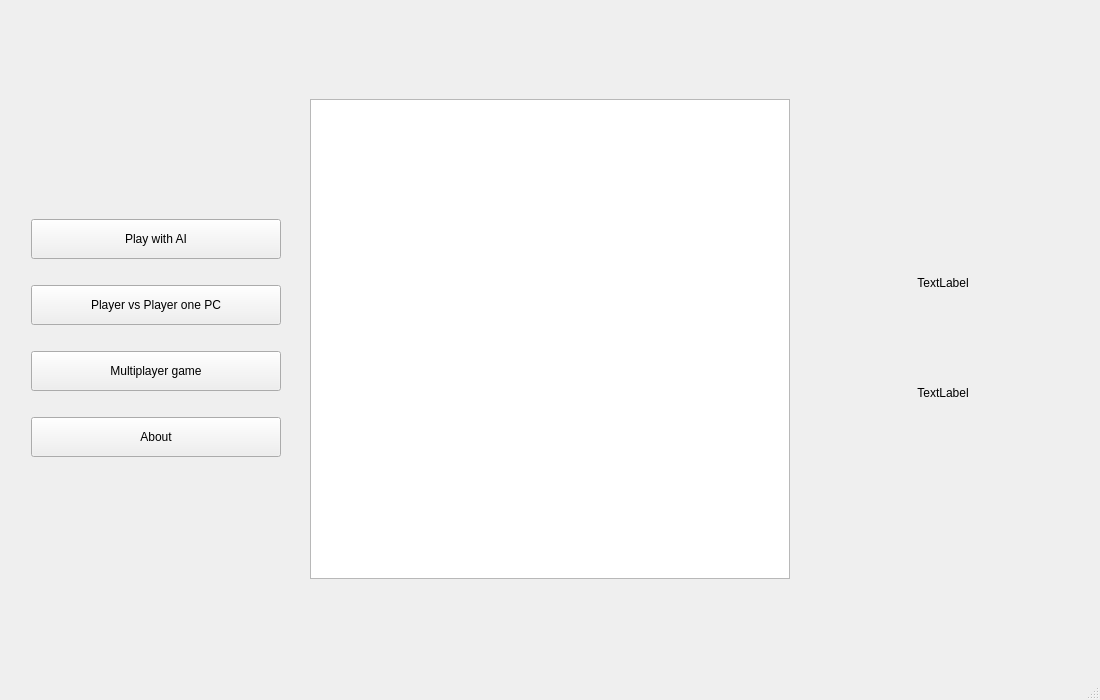
<?xml version="1.0" encoding="UTF-8"?>
<ui version="4.0">
 <class>MainWindow</class>
 <widget class="QMainWindow" name="MainWindow">
  <property name="geometry">
   <rect>
    <x>0</x>
    <y>0</y>
    <width>1100</width>
    <height>700</height>
   </rect>
  </property>
  <property name="minimumSize">
   <size>
    <width>1100</width>
    <height>700</height>
   </size>
  </property>
  <property name="maximumSize">
   <size>
    <width>1100</width>
    <height>700</height>
   </size>
  </property>
  <property name="windowTitle">
   <string>Chess</string>
  </property>
  <property name="windowIcon">
   <iconset resource="resources.qrc">
    <normaloff>:/resources/images/chess_ico.png</normaloff>:/resources/images/chess_ico.png</iconset>
  </property>
  <widget class="QWidget" name="centralwidget">
   <layout class="QGridLayout" name="gridLayout">
    <item row="1" column="1">
     <layout class="QVBoxLayout" name="verticalLayout">
      <item>
       <spacer name="verticalSpacer_2">
        <property name="orientation">
         <enum>Qt::Vertical</enum>
        </property>
        <property name="sizeType">
         <enum>QSizePolicy::Fixed</enum>
        </property>
        <property name="sizeHint" stdset="0">
         <size>
          <width>20</width>
          <height>100</height>
         </size>
        </property>
       </spacer>
      </item>
      <item>
       <widget class="QPushButton" name="playwithai">
        <property name="sizePolicy">
         <sizepolicy hsizetype="Fixed" vsizetype="Fixed">
          <horstretch>0</horstretch>
          <verstretch>0</verstretch>
         </sizepolicy>
        </property>
        <property name="minimumSize">
         <size>
          <width>250</width>
          <height>40</height>
         </size>
        </property>
        <property name="maximumSize">
         <size>
          <width>250</width>
          <height>40</height>
         </size>
        </property>
        <property name="styleSheet">
         <string notr="true"/>
        </property>
        <property name="text">
         <string>Play with AI</string>
        </property>
       </widget>
      </item>
      <item>
       <widget class="QPushButton" name="playervsplayer">
        <property name="sizePolicy">
         <sizepolicy hsizetype="Fixed" vsizetype="Fixed">
          <horstretch>0</horstretch>
          <verstretch>0</verstretch>
         </sizepolicy>
        </property>
        <property name="minimumSize">
         <size>
          <width>250</width>
          <height>40</height>
         </size>
        </property>
        <property name="maximumSize">
         <size>
          <width>250</width>
          <height>40</height>
         </size>
        </property>
        <property name="styleSheet">
         <string notr="true"/>
        </property>
        <property name="text">
         <string>Player vs Player one PC</string>
        </property>
       </widget>
      </item>
      <item>
       <widget class="QPushButton" name="multiplayergame">
        <property name="sizePolicy">
         <sizepolicy hsizetype="Fixed" vsizetype="Fixed">
          <horstretch>0</horstretch>
          <verstretch>0</verstretch>
         </sizepolicy>
        </property>
        <property name="minimumSize">
         <size>
          <width>250</width>
          <height>40</height>
         </size>
        </property>
        <property name="maximumSize">
         <size>
          <width>250</width>
          <height>40</height>
         </size>
        </property>
        <property name="text">
         <string>Multiplayer game</string>
        </property>
       </widget>
      </item>
      <item>
       <widget class="QPushButton" name="about">
        <property name="sizePolicy">
         <sizepolicy hsizetype="Fixed" vsizetype="Fixed">
          <horstretch>0</horstretch>
          <verstretch>0</verstretch>
         </sizepolicy>
        </property>
        <property name="minimumSize">
         <size>
          <width>250</width>
          <height>40</height>
         </size>
        </property>
        <property name="maximumSize">
         <size>
          <width>250</width>
          <height>40</height>
         </size>
        </property>
        <property name="text">
         <string>About</string>
        </property>
       </widget>
      </item>
      <item>
       <spacer name="verticalSpacer">
        <property name="orientation">
         <enum>Qt::Vertical</enum>
        </property>
        <property name="sizeType">
         <enum>QSizePolicy::Fixed</enum>
        </property>
        <property name="sizeHint" stdset="0">
         <size>
          <width>20</width>
          <height>100</height>
         </size>
        </property>
       </spacer>
      </item>
     </layout>
    </item>
    <item row="2" column="5">
     <spacer name="verticalSpacer_3">
      <property name="orientation">
       <enum>Qt::Vertical</enum>
      </property>
      <property name="sizeHint" stdset="0">
       <size>
        <width>20</width>
        <height>40</height>
       </size>
      </property>
     </spacer>
    </item>
    <item row="1" column="6">
     <spacer name="horizontalSpacer_3">
      <property name="orientation">
       <enum>Qt::Horizontal</enum>
      </property>
      <property name="sizeHint" stdset="0">
       <size>
        <width>40</width>
        <height>20</height>
       </size>
      </property>
     </spacer>
    </item>
    <item row="1" column="4">
     <spacer name="horizontalSpacer_4">
      <property name="orientation">
       <enum>Qt::Horizontal</enum>
      </property>
      <property name="sizeHint" stdset="0">
       <size>
        <width>40</width>
        <height>20</height>
       </size>
      </property>
     </spacer>
    </item>
    <item row="1" column="3">
     <widget class="QGraphicsView" name="graphicsView">
      <property name="sizePolicy">
       <sizepolicy hsizetype="Fixed" vsizetype="Fixed">
        <horstretch>0</horstretch>
        <verstretch>0</verstretch>
       </sizepolicy>
      </property>
      <property name="minimumSize">
       <size>
        <width>480</width>
        <height>480</height>
       </size>
      </property>
      <property name="maximumSize">
       <size>
        <width>480</width>
        <height>480</height>
       </size>
      </property>
     </widget>
    </item>
    <item row="1" column="0">
     <spacer name="horizontalSpacer_2">
      <property name="orientation">
       <enum>Qt::Horizontal</enum>
      </property>
      <property name="sizeHint" stdset="0">
       <size>
        <width>40</width>
        <height>20</height>
       </size>
      </property>
     </spacer>
    </item>
    <item row="1" column="5">
     <layout class="QVBoxLayout" name="verticalLayout_3">
      <item>
       <spacer name="verticalSpacer_5">
        <property name="orientation">
         <enum>Qt::Vertical</enum>
        </property>
        <property name="sizeType">
         <enum>QSizePolicy::Fixed</enum>
        </property>
        <property name="sizeHint" stdset="0">
         <size>
          <width>20</width>
          <height>100</height>
         </size>
        </property>
       </spacer>
      </item>
      <item>
       <widget class="QLabel" name="gamestatus">
        <property name="sizePolicy">
         <sizepolicy hsizetype="Fixed" vsizetype="Fixed">
          <horstretch>0</horstretch>
          <verstretch>0</verstretch>
         </sizepolicy>
        </property>
        <property name="minimumSize">
         <size>
          <width>250</width>
          <height>40</height>
         </size>
        </property>
        <property name="maximumSize">
         <size>
          <width>250</width>
          <height>40</height>
         </size>
        </property>
        <property name="text">
         <string>&lt;html&gt;&lt;head/&gt;&lt;body&gt;&lt;p align=&quot;center&quot;&gt;TextLabel&lt;/p&gt;&lt;/body&gt;&lt;/html&gt;</string>
        </property>
       </widget>
      </item>
      <item>
       <widget class="QLabel" name="lastmove">
        <property name="sizePolicy">
         <sizepolicy hsizetype="Fixed" vsizetype="Fixed">
          <horstretch>0</horstretch>
          <verstretch>0</verstretch>
         </sizepolicy>
        </property>
        <property name="minimumSize">
         <size>
          <width>250</width>
          <height>40</height>
         </size>
        </property>
        <property name="maximumSize">
         <size>
          <width>250</width>
          <height>40</height>
         </size>
        </property>
        <property name="text">
         <string>&lt;html&gt;&lt;head/&gt;&lt;body&gt;&lt;p align=&quot;center&quot;&gt;TextLabel&lt;/p&gt;&lt;/body&gt;&lt;/html&gt;</string>
        </property>
       </widget>
      </item>
      <item>
       <spacer name="verticalSpacer_4">
        <property name="orientation">
         <enum>Qt::Vertical</enum>
        </property>
        <property name="sizeType">
         <enum>QSizePolicy::Fixed</enum>
        </property>
        <property name="sizeHint" stdset="0">
         <size>
          <width>20</width>
          <height>100</height>
         </size>
        </property>
       </spacer>
      </item>
     </layout>
    </item>
    <item row="1" column="2">
     <spacer name="horizontalSpacer">
      <property name="orientation">
       <enum>Qt::Horizontal</enum>
      </property>
      <property name="sizeHint" stdset="0">
       <size>
        <width>40</width>
        <height>20</height>
       </size>
      </property>
     </spacer>
    </item>
    <item row="0" column="5">
     <spacer name="verticalSpacer_6">
      <property name="orientation">
       <enum>Qt::Vertical</enum>
      </property>
      <property name="sizeHint" stdset="0">
       <size>
        <width>20</width>
        <height>40</height>
       </size>
      </property>
     </spacer>
    </item>
   </layout>
  </widget>
  <widget class="QMenuBar" name="menubar">
   <property name="geometry">
    <rect>
     <x>0</x>
     <y>0</y>
     <width>1100</width>
     <height>22</height>
    </rect>
   </property>
  </widget>
  <widget class="QStatusBar" name="statusbar"/>
 </widget>
 <resources>
  <include location="resources.qrc"/>
 </resources>
 <connections/>
</ui>
